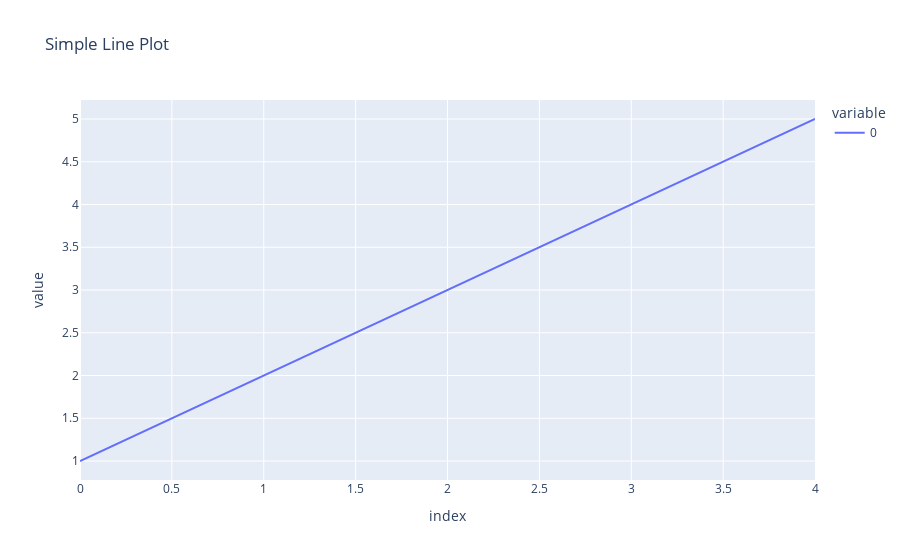

This figure's notebook cell:
### Code cell
import plotly.express as px

data = [1, 2, 3, 4, 5]
fig = px.line(data, title='Simple Line Plot')
fig.show()

### Figure 1 — Plotly figure (JSON) as saved in the notebook; plotly's stock layout.template omitted (floating-point values rounded to 4 significant figures)
{"data": [{"hovertemplate": "variable=0<br>index=%{x}<br>value=%{y}<extra></extra>", "legendgroup": "0", "line": {"color": "#636efa", "dash": "solid"}, "marker": {"symbol": "circle"}, "mode": "lines", "name": "0", "orientation": "v", "showlegend": true, "type": "scatter", "x": [0, 1, 2, 3, 4], "xaxis": "x", "y": [1, 2, 3, 4, 5], "yaxis": "y"}], "layout": {"legend": {"title": {"text": "variable"}, "tracegroupgap": 0}, "title": {"text": "Simple Line Plot"}, "xaxis": {"anchor": "y", "domain": [0, 1], "title": {"text": "index"}}, "yaxis": {"anchor": "x", "domain": [0, 1], "title": {"text": "value"}}}}
